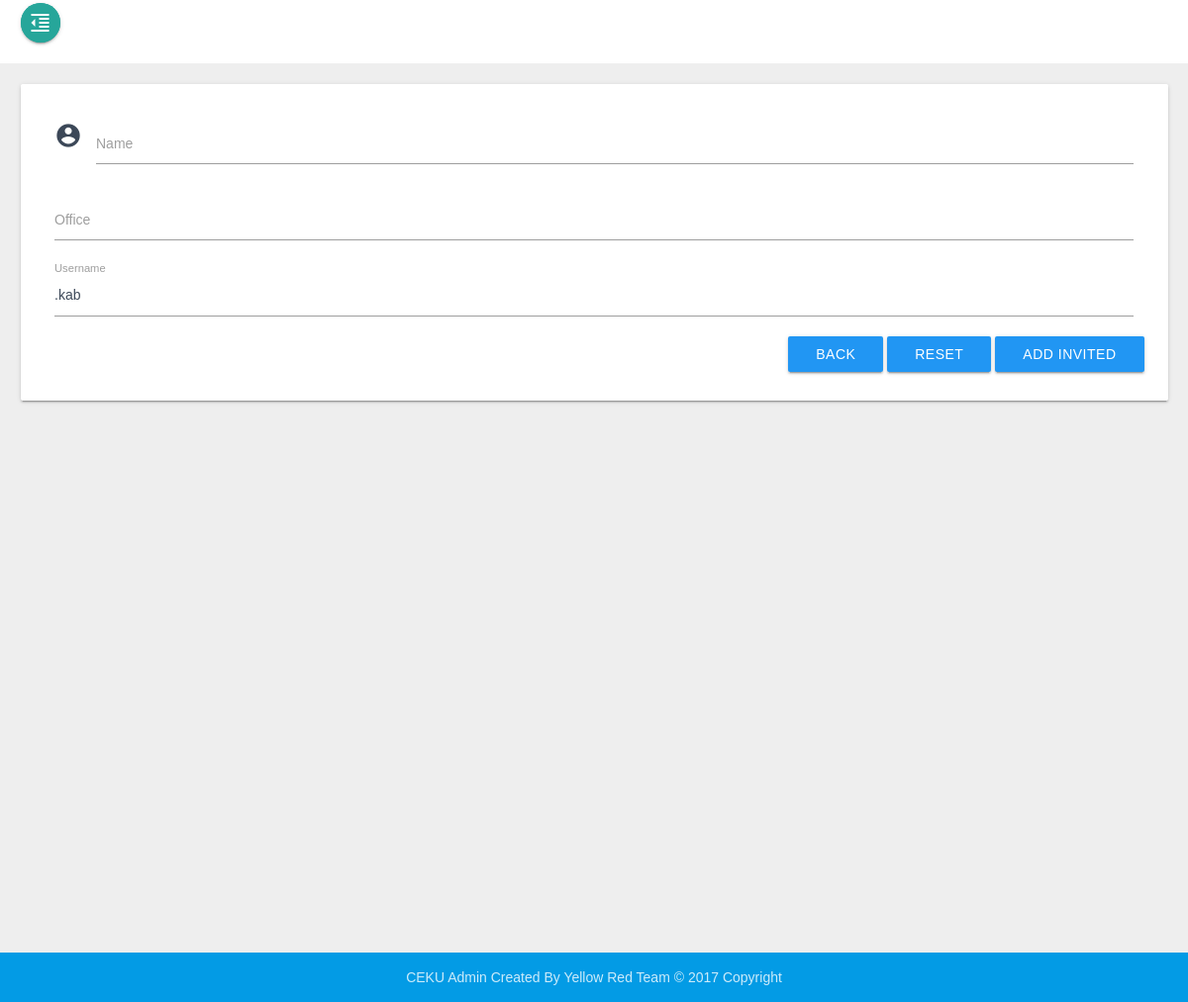
/wp-admin/add_invited.php?office=kab (signed in), run on an earlier commit of the app's database.
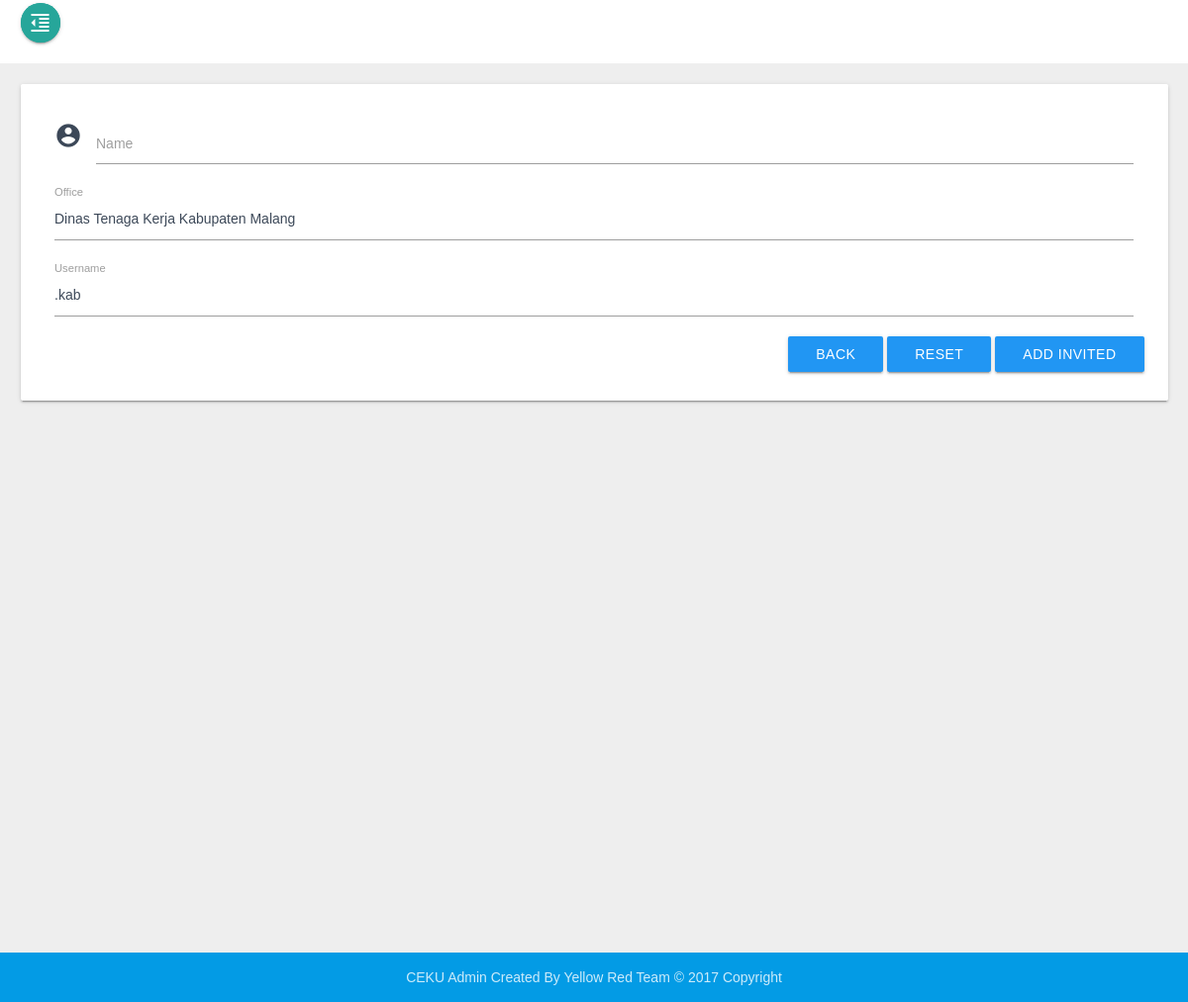
And on a later commit of the database.
### tables this page shows
CREATE TABLE `office` (
  `Id_office` int(12) NOT NULL,
  `Office_name` varchar(225) NOT NULL,
  `Office_code` varchar(225) NOT NULL,
  `Description` text NOT NULL
);

### wp-admin/add_invited.php (the view, shortened to what this page needs)
<?php
include("script/header_script.php");
?>
    <div class="wrapper animsition">
        <main class="main">
          <?php include("menu/header.php") ?>
            <div class="main-content section">
              <div class="row">
                <?php
                  if(isset($_GET['name']) || isset($_GET['office'])){
                    echo '<form class="col s12" method="POST" action="system/add_invited">';
                  }else{
                    echo '<form class="col s12" method="GET" action="?">';
                  }
                ?>
                  <div class="card-panel">
                    <div class="row">
                      <div class="input-field col s12 m12">
                        <i class="material-icons prefix">account_circle</i>
                        <?php
                          if(isset($_GET['name']) || isset($_GET['office'])){
                            $name = ($_GET["name"]);
                            echo '<input id="icon_prefix" class="validate" type="text" name="name" value="'.$name.'" readonly>';
                          }else{
                            echo '<input id="icon_prefix" class="validate" type="text" name="name" required>';
                          }
                        ?>
                        <label for="icon_prefix">Name</label>
                      </div>
                      <div class="input-field col s12 m12">
                          <?php
                            if(isset($_GET['name']) || isset($_GET['office'])){
                              $Office_code = ($_GET["office"]);
                              $query = "SELECT * FROM office WHERE Office_code = '$Office_code' ";
                              $result = mysqli_query($con, $query);
                              if(!$result){
                              die ("Query Error: ".mysqli_errno($con).
                                  " - ".mysqli_error($con));
                              }
                              else{
                                $data = mysqli_fetch_assoc($result);
                                $Office_name = $data["Office_name"];
                                echo '<input id="icon_prefix" class="validate" type="text" name="office" readonly value="'.$Office_name.'">
                                <label for="icon_prefix">Office</label>';
                              }
                            }
                          ?>
                      </div>
                      <?php
                        if(isset($_GET['name']) || isset($_GET['office'])){
                          $name = ($_GET["name"]);
                          $arr = explode(' ',trim($name));
                          $user = mb_strtolower($arr[0]);
                          $Office_code = ($_GET["office"]);
                          echo '
                            <div class="input-field col s12 m12">
                              <input id="icon_prefix" class="validate" type="text" name="username" required value="'.$user.'.'.$Office_code.'">
                              <label for="icon_prefix">Username</label>
                            </div>
                            ';
                        }else{
                        }
                        ?>
                    </div>
                    <div class="row" align="right">
                      <?php
                        if(isset($_GET['name']) || isset($_GET['office'])){
                          echo '<a href="index" type="submit" class="waves-effect waves-light btn blue">
                            Back
                          </a>
                          <a href="add_invited" type="submit" class="waves-effect waves-light btn blue">
                            Reset
                          </a>
                          <button type="submit" name="input" class="waves-effect waves-light btn blue">
                            Add Invited
                          </button>';
                        }
                      ?>
                    </div>
                  </div>
                </form>
              </div>
            </div>
          <?php include("menu/footer.php") ?>
        </main>
    </div>
<?php include("script/footer_script.php"); ?>

What changed in the data, as far as the page shows it:
now on this page (row edited): office: office "Dinas Tenaga Kerja Kabupaten Malang"
